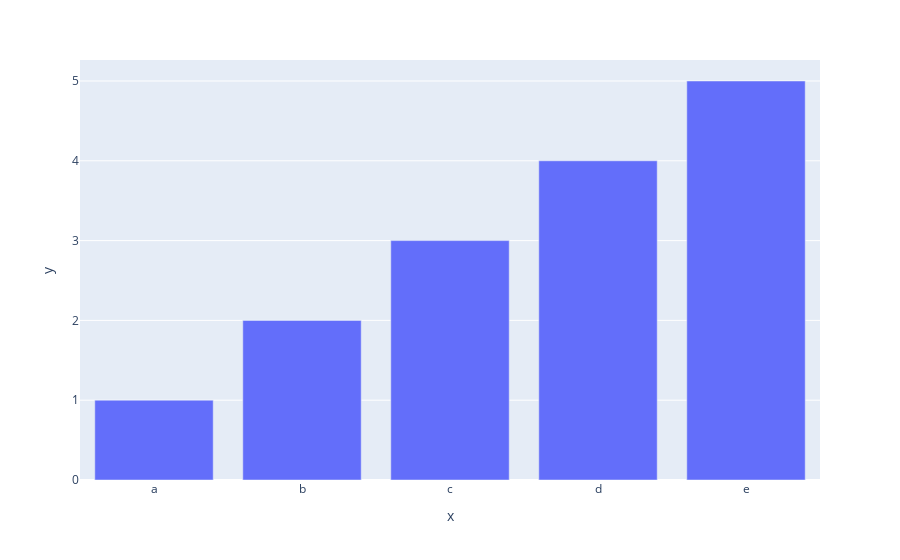

Source (notebook cell):
### Code cell
x1 = [1,2,3,4,5]
y1 = ["a","b","c","d","e"]
px.bar(x=y1,y=x1)

### Figure 1 — Plotly figure (JSON) as saved in the notebook; plotly's stock layout.template omitted (floating-point values rounded to 4 significant figures)
{"data": [{"alignmentgroup": "True", "hovertemplate": "x=%{x}<br>y=%{y}<extra></extra>", "legendgroup": "", "marker": {"color": "#636efa", "pattern": {"shape": ""}}, "name": "", "offsetgroup": "", "orientation": "v", "showlegend": false, "textposition": "auto", "type": "bar", "x": ["a", "b", "c", "d", "e"], "xaxis": "x", "y": [1, 2, 3, 4, 5], "yaxis": "y"}], "layout": {"barmode": "relative", "legend": {"tracegroupgap": 0}, "margin": {"t": 60}, "xaxis": {"anchor": "y", "domain": [0, 1], "title": {"text": "x"}}, "yaxis": {"anchor": "x", "domain": [0, 1], "title": {"text": "y"}}}}
